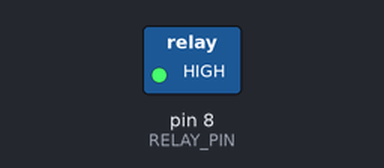
This sketch was run on a simulated Arduino Uno, built with avr-gcc and run on an emulated ATmega328P. On the bench: switched loads named in the sketch (green lamp = pin HIGH). Dashed ring = blinking.

Above: at 0.2 s.
Timing chart, 0 to 3.0 s (numbered marks = the images above):
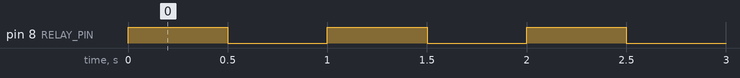

Measured:
- by itself, pin 8 (RELAY_PIN): alternates HIGH for 0.50 s and LOW for 0.50 s

The sketch:

Code.ino
```cpp
#define RELAY_PIN 8

int period = 1000;

void setup() {
    pinMode(RELAY_PIN, OUTPUT);
    digitalWrite(RELAY_PIN, HIGH);
    Serial.begin(9600);
}

void loop() {
    digitalWrite(RELAY_PIN, HIGH);
    delay(period/2);
    digitalWrite(RELAY_PIN, LOW);
    delay(period/2);
}
```
